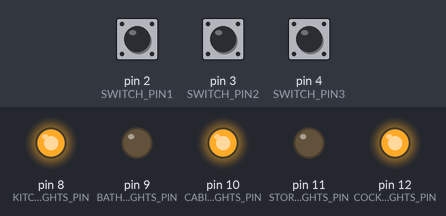
Simulated run of this sketch. Board: Arduino Uno, built with avr-gcc and run on an emulated ATmega328P. On the bench: output pins drawn as LEDs (lit = HIGH). The inputs (shaded band) are chosen by the test bench; at power-on: pin 2 (SWITCH_PIN1) HIGH, pin 3 (SWITCH_PIN2) HIGH, pin 4 (SWITCH_PIN3) HIGH.

Above: at 1.2 s.
1.3 s: pin 2 (SWITCH_PIN1) pulled LOW for 0.15 s
At 1.37 s:
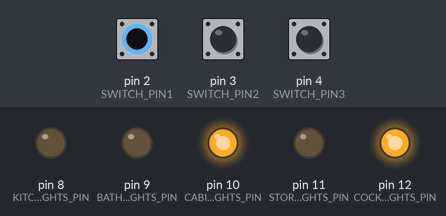
2.9 s: pin 3 (SWITCH_PIN2) pulled LOW for 0.15 s
At 2.97 s:
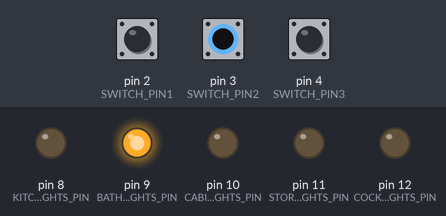
4.5 s: pin 4 (SWITCH_PIN3) pulled LOW for 0.15 s
At 4.57 s:
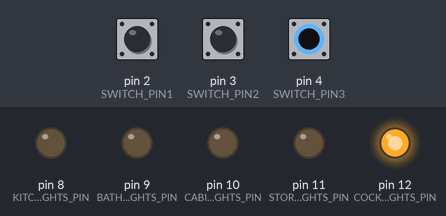
6.1 s: pin 4 (SWITCH_PIN3) pulled LOW for 3.2 s
At 10.5 s:
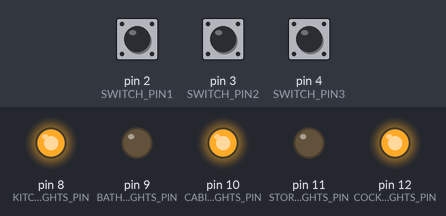
10.8 s: pin 2 (SWITCH_PIN1) pulled LOW for 3.2 s
At 11.8 s:
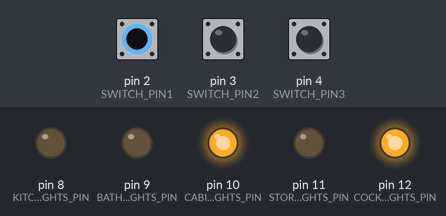
15.5 s: pin 2 (SWITCH_PIN1) driven LOW and pin 3 (SWITCH_PIN2) driven LOW
At 16.6 s:
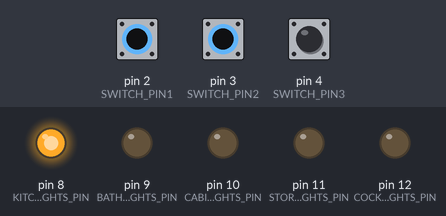
Timing chart, 0 to 18.0 s (numbered marks = the images above; inputs shaded):
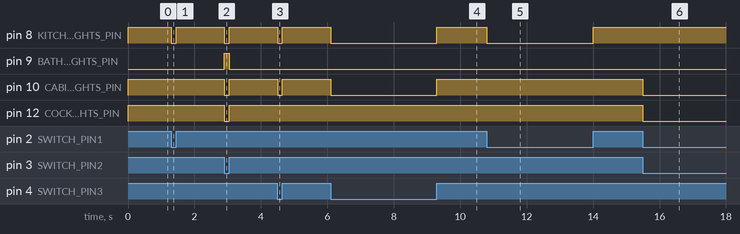

The sketch:

day05.ino
```cpp
/*
 * 30 Days - Lost in Space
 * Day 5 - CREATIVE DAY
 *
 * Learn more at https://inventr.io/adventure
 *
 * In addition to our cabin lights we have lights in the storage room and even some
 * exterior lights.  Let's extend our previous project by adding the others and use
 * all three switches on our DIP switch module.  Each time through our loop() code we'll
 * check each switch, and set the corresponding light's state appropriately.
 *
 * Alex Eschenauer
 * David Schmidt
 * Greg Lyzenga
 */

/*
 * Arduino concepts introduced/documented in this lesson.
 * - const: Better than #define for defining constants that do not change
 * - byte: A data type representing an unsigned 8 bit integer (values from 0 to 255)
 *         Equivalent to "unsigned char" or "uint8_t" which are sometimes seen.
 *
 * Parts and electronics concepts introduced in this lesson.
 * - Use of breadboard "power rails" to allow us to use one 5V and one GND pin on
 *   HERO to connect to multiple components on our breadboard.
 */

#include "Arduino.h"  // include information about our HERO

/*
 * #define vs. const
 *
 * Until now we have been using #define to define our constants.  When the C language
 * was first created that was the only way to define constants.  However, because
 * of the way #define operates there were instances where the use of #define can
 * cause and hide bugs in programs.
 *
 * Becasuse of this, the language maintainers added a new C commands named "const".
 * For most Arduino programs it operates much the same, though it does contain some
 * additional type information that can help communicate how it is to be used.
 *
 * You will see both used in Arduino code and libraries.  However the general
 * language calls for preferring the use of "const" over using #define.  Our first
 * sketches have used #define so that you are familiar with them and see how they
 * work, but from this lesson on we will be using the preferred "const" expression
 * to define our constants.
 *
 * Here, on Day 4 we will show *both* versions, with the #define version commented
 * out to prevent compile errors.  This will help you learn the difference between
 * them.  After today the sketches will only use the preferred "const" versions.
 */

// Each lander light will be controlled using a different pin on our HERO.
// We will use three different color LEDs to make it more clear which switch
// controls which light.

/*
 * The "const" declaration adds another word that will indicate what type of value
 * is to be represented.  Since pins are small numbers they fit into a "byte", which
 * is an unsigned integer value that can hold values from 0 to 255.
 *
 * Other types you may sometimes see in various Arduino code are "uint8_t" or
 * "unsigned char" which are the same as "byte".  We will use the term "byte"
 * in our lessons to indicate 8 bit unsigned integers.
 */
const byte CABIN_LIGHTS_PIN = 10;    // pin controlling the cabin lights
const byte STORAGE_LIGHTS_PIN = 11;  // pin controlling the storage lights
const byte COCKPIT_LIGHTS_PIN = 12;  // pin controlling the exterior lights
const byte KITCHEN_LIGHTS_PIN =8;
const byte BATHROOM_LIGHTS_PIN =9;

// We will use a different input pin for each of our DIP switches and
// we'll label them using the color of the LED that each switch will control.

const byte SWITCH_PIN1 = 2;    // cabin lights controlled by switch 1
const byte SWITCH_PIN2 = 3;  // storage lights controlled by switch 2
const byte SWITCH_PIN3 = 4;  // exterior lights controlled by switch 3

// the setup function runs once when you press reset or power the board
void setup() {
  // Configure our LED control pins as OUTPUT pins
  pinMode(CABIN_LIGHTS_PIN, OUTPUT);    // pin controlling the cabin lights
  pinMode(STORAGE_LIGHTS_PIN, OUTPUT);  // pin controlling the storage lights
  pinMode(COCKPIT_LIGHTS_PIN, OUTPUT);  // pin controlling the exterior lights
  pinMode(KITCHEN_LIGHTS_PIN, OUTPUT);  // pin controlling the storage lights
  pinMode(BATHROOM_LIGHTS_PIN, OUTPUT);  // pin controlling the exterior lights

  // Configure the switch pins as INPUT pins
  pinMode(SWITCH_PIN1, INPUT);    // pin connected to switch 1 (cabin lights)
  pinMode(SWITCH_PIN2, INPUT);  // pin connected to switch 2 (storage lights)
  pinMode(SWITCH_PIN3, INPUT);  // pin connected to switch 3 (exterior lights)
}

// Each time through loop() we will check each switch in turn and set each light's
// state appropriately.
void loop() {
  byte cats = digitalRead(SWITCH_PIN1);
  cats = cats + digitalRead(SWITCH_PIN2) * 2;
  cats = cats + digitalRead(SWITCH_PIN3) * 4;

  if (cats ==0) {
    digitalWrite(CABIN_LIGHTS_PIN, LOW);
    digitalWrite(STORAGE_LIGHTS_PIN, LOW);
    digitalWrite(COCKPIT_LIGHTS_PIN, LOW);
    digitalWrite(KITCHEN_LIGHTS_PIN, LOW);
    digitalWrite(BATHROOM_LIGHTS_PIN, LOW);
  }

  if (cats ==1) {
    digitalWrite(CABIN_LIGHTS_PIN, HIGH);
    digitalWrite(STORAGE_LIGHTS_PIN, LOW);
    digitalWrite(COCKPIT_LIGHTS_PIN, LOW);
    digitalWrite(KITCHEN_LIGHTS_PIN, LOW);
    digitalWrite(BATHROOM_LIGHTS_PIN, LOW);
  }

if (cats ==2) {
    digitalWrite(CABIN_LIGHTS_PIN, LOW);
    digitalWrite(STORAGE_LIGHTS_PIN, HIGH);
    digitalWrite(COCKPIT_LIGHTS_PIN, LOW);
    digitalWrite(KITCHEN_LIGHTS_PIN, LOW);
    digitalWrite(BATHROOM_LIGHTS_PIN, LOW);
  }

if (cats ==3) {
    digitalWrite(CABIN_LIGHTS_PIN, LOW);
    digitalWrite(STORAGE_LIGHTS_PIN, LOW);
    digitalWrite(COCKPIT_LIGHTS_PIN, HIGH);
    digitalWrite(KITCHEN_LIGHTS_PIN, LOW);
    digitalWrite(BATHROOM_LIGHTS_PIN, LOW);
  }

  if (cats ==4) {
    digitalWrite(CABIN_LIGHTS_PIN, LOW);
    digitalWrite(STORAGE_LIGHTS_PIN, LOW);
    digitalWrite(COCKPIT_LIGHTS_PIN, LOW);
    digitalWrite(KITCHEN_LIGHTS_PIN, HIGH);
    digitalWrite(BATHROOM_LIGHTS_PIN, LOW);
  }

  if (cats ==5) {
    digitalWrite(CABIN_LIGHTS_PIN, LOW);
    digitalWrite(STORAGE_LIGHTS_PIN, LOW);
    digitalWrite(COCKPIT_LIGHTS_PIN, LOW);
    digitalWrite(KITCHEN_LIGHTS_PIN, LOW);
    digitalWrite(BATHROOM_LIGHTS_PIN, HIGH);
  }

    if (cats ==6) {
    digitalWrite(CABIN_LIGHTS_PIN, HIGH);
    digitalWrite(STORAGE_LIGHTS_PIN, LOW);
    digitalWrite(COCKPIT_LIGHTS_PIN, HIGH);
    digitalWrite(KITCHEN_LIGHTS_PIN, LOW);
    digitalWrite(BATHROOM_LIGHTS_PIN, LOW);
  }

    if (cats ==7) {
    digitalWrite(CABIN_LIGHTS_PIN, HIGH);
    digitalWrite(STORAGE_LIGHTS_PIN, LOW);
    digitalWrite(COCKPIT_LIGHTS_PIN, HIGH);
    digitalWrite(KITCHEN_LIGHTS_PIN, HIGH);
    digitalWrite(BATHROOM_LIGHTS_PIN, LOW);
  }


  //digitalWrite(CABIN_LIGHTS_PIN, digitalRead(CABIN_LIGHTS_SWITCH_PIN));
  //digitalWrite(STORAGE_LIGHTS_PIN, digitalRead(STORAGE_LIGHTS_SWITCH_PIN));
  //digitalWrite(COCKPIT_LIGHTS_PIN, digitalRead(COCKPIT_LIGHTS_SWITCH_PIN));

}
```

Measured:
- after the input at 1.3 s, pin 8 (KITCHEN_LIGHTS_PIN): HIGH → LOW at once, → HIGH 0.15 s later
- after the input at 2.9 s, pin 8 (KITCHEN_LIGHTS_PIN), pin 10 (CABIN_LIGHTS_PIN), pin 12 (COCKPIT_LIGHTS_PIN): HIGH → LOW at once, → HIGH 0.15 s later; pin 9 (BATHROOM_LIGHTS_PIN): LOW → HIGH at once, → LOW 0.15 s later
- after the input at 4.5 s, pin 8 (KITCHEN_LIGHTS_PIN), pin 10 (CABIN_LIGHTS_PIN): HIGH → LOW at once, → HIGH 0.15 s later
- after the input at 6.1 s, pin 8 (KITCHEN_LIGHTS_PIN), pin 10 (CABIN_LIGHTS_PIN): HIGH → LOW at once, → HIGH 3.2 s later
- after the input at 10.8 s, pin 8 (KITCHEN_LIGHTS_PIN): HIGH → LOW at once, → HIGH 3.2 s later
- after the input at 15.5 s, pin 10 (CABIN_LIGHTS_PIN), pin 12 (COCKPIT_LIGHTS_PIN): HIGH → LOW at once
